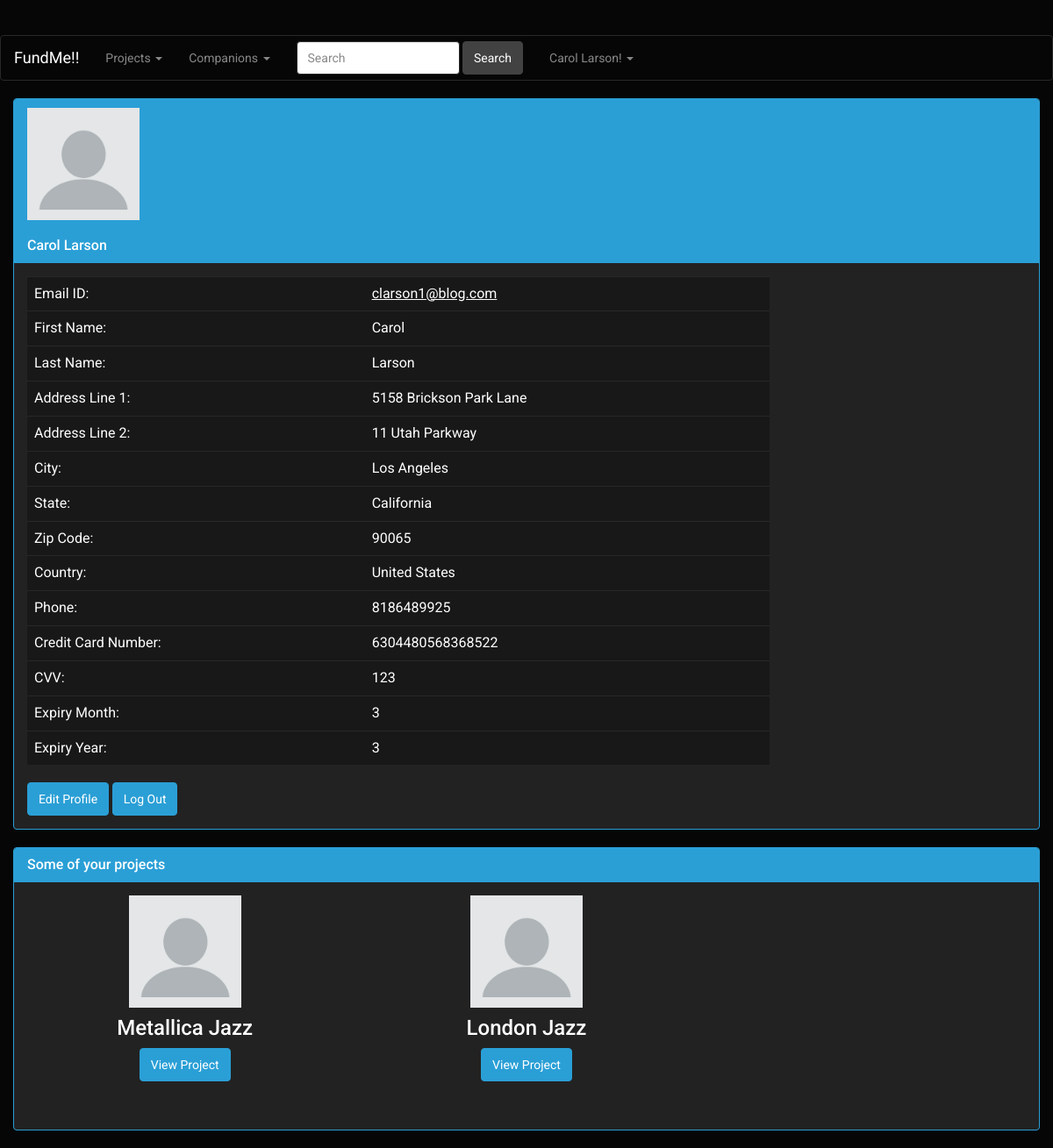
Screenshot of /profile.php (signed in) with the database file from the repository.
### tables this page shows
CREATE TABLE `USER` (
  `EMAIL_ID` VARCHAR(45) NOT NULL,
  `PASSWORD` VARCHAR(45) NOT NULL,
  `FIRST_NAME` VARCHAR(45) NOT NULL,
  `LAST_NAME` VARCHAR(45) NOT NULL,
  `ADDRESS_LINE_1` VARCHAR(100) NOT NULL,
  `ADDRESS_LINE_2` VARCHAR(100) NULL,
  `CITY` VARCHAR(45) NOT NULL,
  `STATE` VARCHAR(45) NOT NULL,
  `COUNTRY` VARCHAR(45) NOT NULL,
  `ZIPCODE` INT(11) NOT NULL,
  `PHONE` VARCHAR(10) NOT NULL,
  `INTEREST` VARCHAR(45) DEFAULT NULL,
  `PHOTO` BLOB,
  PRIMARY KEY (`EMAIL_ID`)
);

CREATE TABLE `CREDIT_CARD` (
  `CREDIT_CARD_NUMBER` VARCHAR(16) NOT NULL,
  `CVV` INT(3) NOT NULL,
  `EXPIRATION_MONTH` INT(2) NOT NULL,
  `EXPIRATION_YEAR` INT(2) NOT NULL,
  `EMAIL_ID` VARCHAR(45) NOT NULL,
  UNIQUE INDEX `CREDIT_CARD_NUMBER_UNIQUE` (`CREDIT_CARD_NUMBER` ASC),
  PRIMARY KEY (`EMAIL_ID`),
  CONSTRAINT `FK_CREDIT_CARD_USER_EMAIL_ID`
    FOREIGN KEY (`EMAIL_ID`)
    REFERENCES `USER` (`EMAIL_ID`)
    ON DELETE CASCADE
    ON UPDATE CASCADE
);

CREATE TABLE `PROJECT_OWNERSHIP` (
  `PROJECT_ID` INT(11) NOT NULL,
  `EMAIL_ID` VARCHAR(45) NOT NULL,
  PRIMARY KEY (`PROJECT_ID`,`EMAIL_ID`),
  CONSTRAINT `FK_PROJECT_OWNERSHIP_USER_EMAIL_ID`
    FOREIGN KEY (`EMAIL_ID`) REFERENCES `USER` (`EMAIL_ID`)
    ON DELETE CASCADE
    ON UPDATE CASCADE,
  CONSTRAINT `FK_PROJECT_OWNERSHIP_PROJECT_PROJECT_ID`
    FOREIGN KEY (`PROJECT_ID`) REFERENCES `PROJECT` (`PROJECT_ID`)
    ON DELETE CASCADE
    ON UPDATE CASCADE
);

CREATE TABLE `PROJECT`(
 `PROJECT_ID` INT(11) NOT NULL AUTO_INCREMENT,
 `PROJECT_TITLE` VARCHAR(45) NOT NULL UNIQUE,
 `DESCRIPTION` VARCHAR(200) NOT NULL ,
 `DATE_TIME_CREATED` DATETIME NOT NULL ,
 `START_DATE` DATE NOT NULL ,
 `COMPLETION_DATE` DATE NULL,
 `PLANNED_COMPLETION_DATE` DATE NOT NULL ,
 `PHOTO` BLOB NULL,
 `VIDEO` VARCHAR(100) NULL,
 `STATUS` enum('FAILED','CAMPAIGNING', 'STARTED','COMPLETED') NOT NULL DEFAULT 'CAMPAIGNING',
 PRIMARY KEY (`PROJECT_ID`)
);

### profile.php (the view, shortened to what this page needs)
<html lang="en">
<head>
    <link href="css/bootstrap.min.css" rel="stylesheet">
    <link rel="stylesheet" href="https://maxcdn.bootstrapcdn.com/bootstrap/3.3.7/css/bootstrap.min.css"
>
</head>
<body>
<?php
require 'dbconn.php';
require 'navbar.php';
    $profile =
        "SELECT EMAIL_ID,FIRST_NAME,LAST_NAME,ADDRESS_LINE_1,ADDRESS_LINE_2,CITY,STATE,COUNTRY,ZIPCODE,PHONE,PHOTO FROM USER WHERE EMAIL_ID = '$email'";
$profile = $conn->query($profile);
if ($profile->num_rows === 0) {
    echo "";
} else {
    $row = $profile->fetch_assoc();
}
?>
<div class="container">
    <div class="row">
        <div class="panel panel-primary">
            <div class="panel-heading">
                <div>
                    <?php
                    if (is_null($row['PHOTO'])){?>
                        <img src='img/blank.png' alt='Project Pic' title='Project Pic'
                             style="width:128px;height:128px">
                        <?php
                    }else{?>
                        <img alt='Project Pic' title='Project Pic'
                             style="width:128px;height:128px">
                        <?php
                    }?>
                </div>
                <br>
                <h3 class="panel-title"><?php echo $row['FIRST_NAME'] . ' ' . $row['LAST_NAME']; ?></h3>
            </div>
            <div class="panel-body">
                <div class="row">
                    <div class=" col-md-9 col-lg-9 ">
                        <table class="table table-user-information" align="center">
                            <tbody>
                            <tr>
                                <td>Email ID:</td>
                                <td><?php echo "<a href=profile.php>" . $row['EMAIL_ID'] . "</a>"; ?></td>
                            </tr>
                            <tr>
                                <td>First Name:</td>
                                <td><?php echo $row['FIRST_NAME']; ?></td>
                            </tr>
                            <tr>
                                <td>Last Name:</td>
                                <td><?php echo $row['LAST_NAME']; ?></td>
                            </tr>
                            <tr>
                                <td>Address Line 1:</td>
                                <td><?php echo $row['ADDRESS_LINE_1']; ?></td>
                            </tr>
                            <tr>
                                <td>Address Line 2:</td>
                                <td><?php echo $row['ADDRESS_LINE_2']; ?></td>
                            </tr>
                            <tr>
                                <td>City:</td>
                                <td><?php echo $row['CITY']; ?></td>
                            </tr>
                            <tr>
                                <td>State:</td>
                                <td><?php echo $row['STATE']; ?></td>
                            </tr>
                            <tr>
                                <td>Zip Code:</td>
                                <td><?php echo $row['ZIPCODE']; ?></td>
                            </tr>
                            <tr>
                                <td>Country:</td>
                                <td><?php echo $row['COUNTRY']; ?></td>
                            </tr>
                            <tr>
                                <td>Phone:</td>
                                <td><?php echo $row['PHONE']; ?></td>
                            </tr>
                            <?php
                            $credit_card_query = "SELECT * FROM CREDIT_CARD WHERE EMAIL_ID = '$email';";
                            $credit_card_query = $conn->query($credit_card_query);
                            $credit_card_result = $credit_card_query->fetch_assoc();
                            ?>
                            <tr>
                                <td>Credit Card Number:</td>
                                <td><?php echo $credit_card_result['CREDIT_CARD_NUMBER']; ?></td>
                            </tr>
                            <tr>
                                <td>CVV:</td>
                                <td><?php echo $credit_card_result['CVV']; ?></td>
                            </tr>
                            <tr>
                                <td>Expiry Month:</td>
                                <td><?php echo $credit_card_result['EXPIRATION_MONTH']; ?></td>
                            </tr>
                            <tr>
                                <td>Expiry Year:</td>
                                <td><?php echo $credit_card_result['EXPIRATION_YEAR']; ?></td>
                            </tr>
                            </tbody>
                        </table>
                        <a href="editprofile.php" class="btn btn-primary">Edit Profile</a>
                        <a href="logout.php" class="btn btn-primary">Log Out</a>
                    </div>
                </div>
            </div>
            <?php
                $some_projects = "SELECT *
                                  FROM PROJECT
                                  JOIN PROJECT_OWNERSHIP ON PROJECT.PROJECT_ID = PROJECT_OWNERSHIP.PROJECT_ID
                                  WHERE EMAIL_ID = '$email'";
            $some_projects = $conn->query($some_projects);
            ?>
        </div>
    </div>
</div>
<div class="container">
    <div class="row">
        <div class="panel panel-primary">
            <div class="panel-heading">
                <h3 class="panel-title">Some of your projects</h3>
            </div>
            <div class="panel-body">
                <div class="row">
                    <?php
                    if ($some_projects->num_rows === 0) {
                        echo '<div class ="col-sm-4">
                                        <h4 class="text-center login-title">No recent projects!</h4>';
                    } else {
                        while ($row = $some_projects->fetch_assoc()) { ?>
                            <center>
                                <div class="col-sm-4">
                                    <div class="card">
                                        <?php
                                        if (is_null($row['PHOTO'])){?>
                                            <img src='img/blank.png' alt='Project Pic' title='Project Pic'
                                                 style="width:128px;height:128px">
                                            <?php
                                        }else{?>
                                            <img alt='Project Pic' title='Project Pic'
                                                 style="width:128px;height:128px">
                                            <?php
                                        }?>
                                        <div class="card-block">
                                            <h4 class="card-title"><?php echo $row['PROJECT_TITLE'] ;?></h4>
                                            <a href="viewProject.php?project_id=<?php echo $row['PROJECT_ID'] ;?>" class="btn btn-primary">View
                                                Project</a>
                                        </div>
                                        <br><br>
                                    </div>
                                </div>
                            </center>
                            <?php
                        }
                    }
                    ?>
                </div>
            </div>
        </div>
    </div>
</div>
</body>
</html>

### navbar.php (shortened to what this page needs)
<?php
require 'dbconn.php';
?>
<nav class="navbar navbar-default">
    <div class="container-fluid">
        <div class="navbar-header">
            <a class="navbar-brand" href="homepage.php">FundMe!!</a>
        </div>
        <div class="collapse navbar-collapse" id="bs-example-navbar-collapse-1">
            <ul class="nav navbar-nav">
                <li class="dropdown">
                    <a href="#" class="dropdown-toggle" data-toggle="dropdown" role="button" aria-expanded="false">Projects
                        <span class="caret"></span></a>
                </li>
                <li class="dropdown">
                    <a href="#" class="dropdown-toggle" data-toggle="dropdown" role="button" aria-expanded="false">Companions
                        <span class="caret"></span></a>
                </li>
                <li>
                    <form class="navbar-form navbar-left" role="search" method="POST" action="search.php">
                        <div class="form-group">
                            <input type="text" class="form-control" placeholder="Search" name="keyword">
                        </div>
                        <button type="submit" class="btn btn-default">Search</button>
                    </form>
                </li>
                <li class="dropdown">
                    <a href="#" class="dropdown-toggle" data-toggle="dropdown" role="button" aria-expanded="false">
                        <?php
                        if (isset($_SESSION['email'])) {
                            $email = $_SESSION['email'];
                            $sql_getname = "select first_name,last_name from user where email_id='" . $_SESSION['email'] . "'";
                            $result_getname = $conn->query($sql_getname);
                            $row_getname = $result_getname->fetch_assoc();
                            echo $row_getname['first_name'] . " " . $row_getname['last_name'] . "!";
                        } else {
                        }
                        ?>
                        <span class="caret"></span></a>
                </li>
            </ul>
        </div>
    </div>
</nav>

### rows the page displays
user: FIRST_NAME "Carol", LAST_NAME "Larson", EMAIL_ID "clarson1@blog.com", ADDRESS_LINE_1 "5158 Brickson Park Lane", ADDRESS_LINE_2 "11 Utah Parkway", CITY "Los Angeles", STATE "California", ZIPCODE "90065", COUNTRY "United States", PHONE "8186489925"
credit_card: CREDIT_CARD_NUMBER "6304480568368522", CVV "123", EXPIRATION_MONTH "3", EXPIRATION_YEAR "3"
project_ownership: PROJECT_ID.PROJECT_TITLE "Metallica Jazz"
project_ownership: PROJECT_ID.PROJECT_TITLE "London Jazz"
